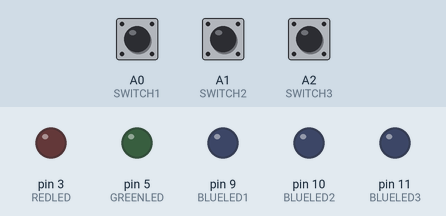
Recording of a sketch running on a simulated Arduino Uno, built with avr-gcc and run on an emulated ATmega328P. Parts: output pins drawn as LEDs (lit = HIGH). Dashed ring = blinking. Inputs (shaded band) come from the test bench; at power-on: A0 (SWITCH1) LOW, A1 (SWITCH2) LOW, A2 (SWITCH3) LOW. Random numbers use the default seed unless the sketch sets one.

Above: at 1.2 s.
1.3 s: A0 (SWITCH1) pulled HIGH for 1 s
At 1.6 s:
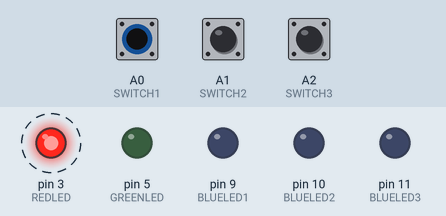
4.0 s: A1 (SWITCH2) pulled HIGH for 3.2 s
At 4.4 s:
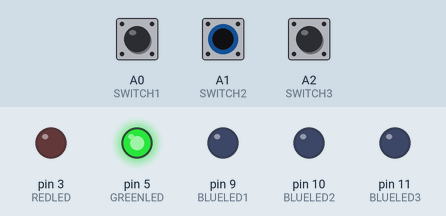
8.7 s: A2 (SWITCH3) pulled HIGH for 0.15 s
At 10.6 s:
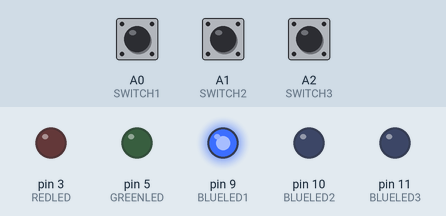
10.9 s: A0 (SWITCH1) pulled HIGH for 0.15 s
At 11.3 s:
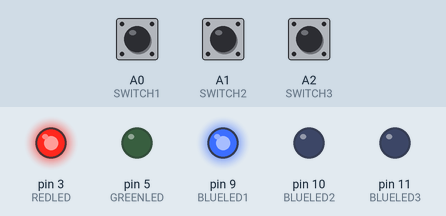
12.9 s: A0 (SWITCH1) pulled HIGH for 3.2 s
At 16.7 s:
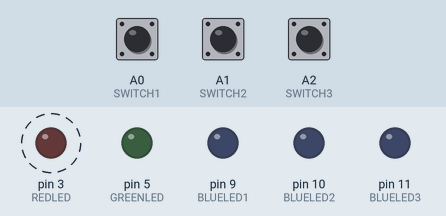
17.6 s: A2 (SWITCH3) pulled HIGH for 3.2 s
At 18.0 s:
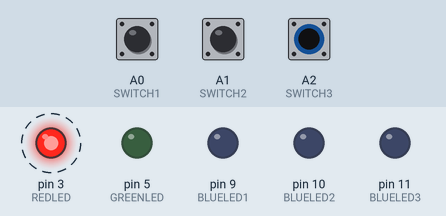
Timing chart, 0 to 22.6 s (numbered marks = the images above; inputs shaded):
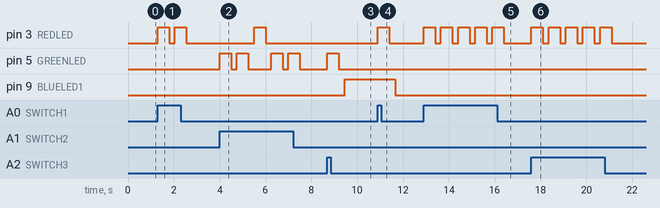

The sketch:

PuzzleAssignment.ino
```cpp
//Progress LEDS
const int BLUELED1 = 9;
const int BLUELED2 = 10;
const int BLUELED3 = 11;

// Wrong or correct switch LEDS
const int REDLED = 3;
const int GREENLED = 5;

// Switches
const int SWITCH1 = A0;
const int SWITCH2 = A1;
const int SWITCH3 = A2;

const int TOT = 9;
int pattern[TOT];


int pos = 0;

void setup() {
  // put your setup code here, to run once:
  pinMode(BLUELED1, OUTPUT);
  pinMode(BLUELED2, OUTPUT);
  pinMode(BLUELED3, OUTPUT);
  pinMode(REDLED, OUTPUT);
  pinMode(GREENLED, OUTPUT);

  // iinitalize pattern using random numbers
  for(int i = 0; i< TOT; i++){
    pattern[i] = int(random(1, 4));
  }
}

void loop() {
  // put your main code here, to run repeatedly:
  if(pos < TOT){ // If puzzle has not been solved
    if( digitalRead(SWITCH1) == HIGH ){ // Switch 1 is pressed
      check(1);
    }
    else if( digitalRead(SWITCH2) == HIGH ){ // Switch 2 is pressed
      check(2);
    }
    else if( digitalRead(SWITCH3) == HIGH ){ // Switch 3 is pressed
      check(3);
    }
  }
}

void check(int i){
  if(pattern[pos] == i){ // Switch matches the pattern
    // flash green
    digitalWrite(GREENLED, HIGH);
    delay(500);
    digitalWrite(GREENLED, LOW);
    delay(250);
    pos++;
    light();
    win();
  }
  else{
    // flash red
    digitalWrite(REDLED, HIGH);
    delay(500);
    digitalWrite(REDLED, LOW);
    delay(250);
    reset();
  }
}

void light(){ // Lights up a blue LED based on the progress of the pattern
  if (pos == 3 && digitalRead(BLUELED1) == LOW){
    digitalWrite(BLUELED1, HIGH);
  }

  if (pos == 6 && digitalRead(BLUELED2) == LOW){
    digitalWrite(BLUELED2, HIGH);
  }

  if (pos == 9 && digitalRead(BLUELED3) == LOW){
    digitalWrite(BLUELED3, HIGH);
  }
}

void reset(){ // Resets the LEDS and position variable if a wrong switch is selcted or if the puzzle is solved and is to restart
  pos = 0;
  if (digitalRead(BLUELED1) == HIGH){
    digitalWrite(BLUELED1, LOW);
  }

  if (digitalRead(BLUELED2) == HIGH){
    digitalWrite(BLUELED2, LOW);
  }
}

void win(){
  if(pos == TOT){ // If the puzzle is solved, flash the blue LEDs 5 times.
    for(int i = 0; i< 5; i++){
      digitalWrite(BLUELED1, HIGH);
      digitalWrite(BLUELED2, HIGH);
      digitalWrite(BLUELED3, HIGH);
      delay(500);
      digitalWrite(BLUELED1, LOW);
      digitalWrite(BLUELED2, LOW);
      digitalWrite(BLUELED3, LOW);
      delay(500);
    }
    reset();
  }
}
```

Measured:
- after the input at 1.3 s, pin 3 (REDLED): alternates HIGH for 0.50 s and LOW for 0.25 s, 4 changes in all, then stays LOW, starting at once
- after the input at 4.0 s, pin 3 (REDLED): LOW → HIGH after 1.5 s, → LOW 0.50 s later; pin 5 (GREENLED): LOW → HIGH at once, → LOW 0.50 s later, → HIGH 0.25 s later, → LOW 0.50 s later, … (8 changes in this stretch)
- after the input at 8.7 s, pin 5 (GREENLED): LOW → HIGH at once, → LOW 0.50 s later; pin 9 (BLUELED1): LOW → HIGH after 0.75 s
- after the input at 10.9 s, pin 3 (REDLED): LOW → HIGH at once, → LOW 0.50 s later; pin 9 (BLUELED1): HIGH → LOW after 0.75 s
- after the input at 12.9 s, pin 3 (REDLED): alternates HIGH for 0.50 s and LOW for 0.25 s, 10 changes in all, then stays LOW, starting at once
- after the input at 17.6 s, pin 3 (REDLED): alternates HIGH for 0.50 s and LOW for 0.25 s, 10 changes in all, then stays LOW, starting at once
